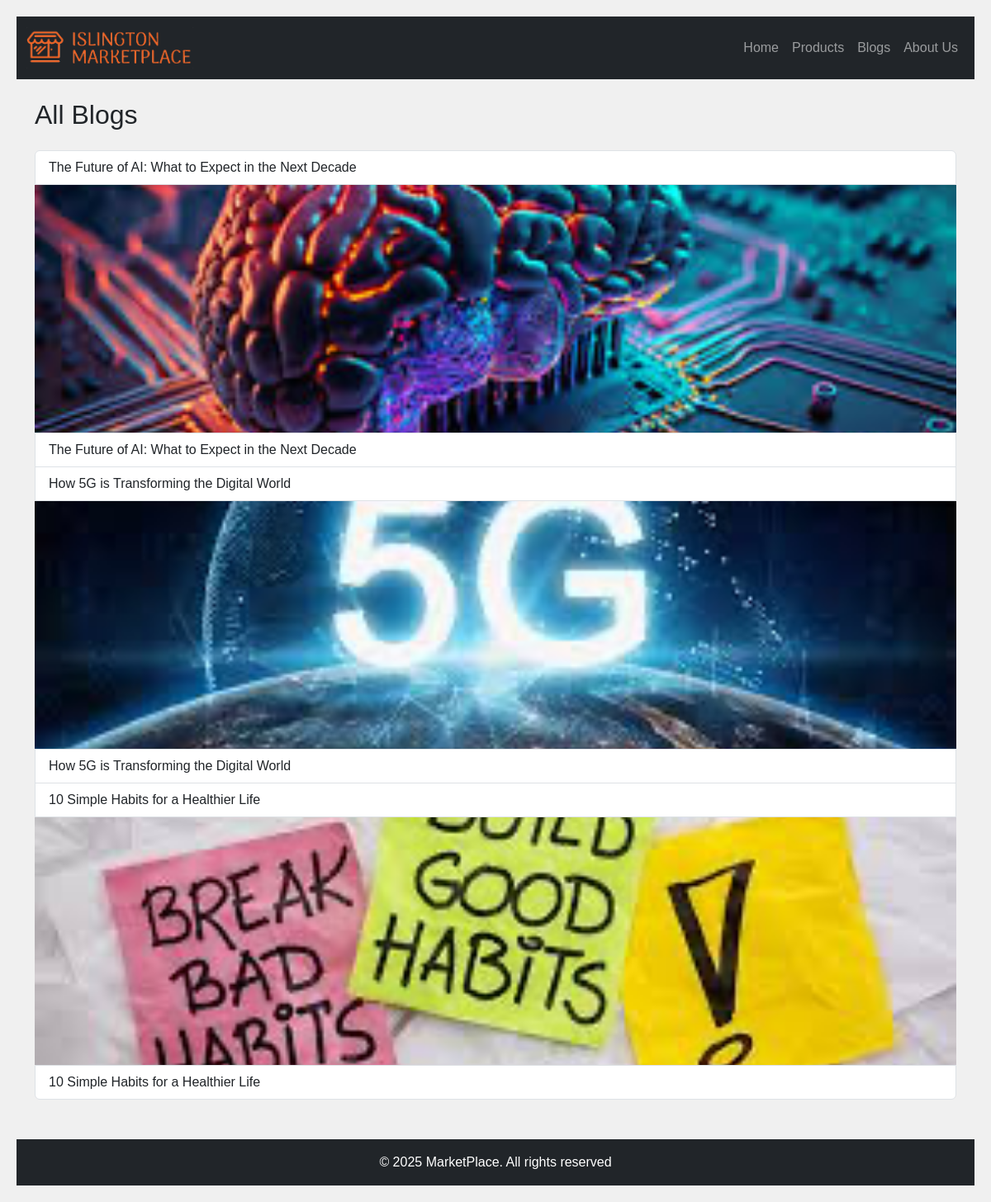
Screenshot of /blog/ with the database file from the repository.
### sitesetting/models.py (models this page shows, shortened)
class SiteSetting(models.Model):
    site_title = models.CharField(max_length=200, default="MarketPlace")
    site_url = models.CharField(max_length=255, blank=True, null=True)
    meta_description = models.TextField(blank=True, null=True)
    meta_keywords = models.CharField(max_length=255, blank=True, null=True)
    logo = models.ImageField(upload_to="photos/logos/", blank=True, null=True)
    favicon = models.ImageField(upload_to="photos/favicons/", blank=True, null=True)
    copyright_text = models.CharField(max_length=255, blank=True, null=True)
    class Meta:
        verbose_name = "Site Setting"
        verbose_name_plural = "Site Settings"

### pages/models.py (models this page shows, shortened)
class Page(models.Model):
    title = models.CharField(max_length=255)
    slug = models.SlugField(unique=True)
    content = models.TextField()
    created_at = models.DateTimeField(default=timezone.now)

### blog/models.py (models this page shows, shortened)
class Blog(models.Model):
    title = models.CharField(max_length = 255)
    author = models.CharField(max_length = 255)
    content = models.TextField()
    category = models.ForeignKey(Category, on_delete = models.CASCADE)
    created_at = models.DateTimeField(default=timezone.now)
    blog_image = models.ImageField(upload_to='blogs/products', blank=True)

### blog/views.py (the view)
# urls.py: path('', views.blog, name = 'blogs'),
def blog(request):
    blogs = Blog.objects.all()
    return render(request, 'blog/blogs.html', {'blogs':blogs})

### pages/context_processors.py (called while the page is built)
def pages_links(request):
    pages = Page.objects.all()
    return {'pages':pages}

### sitesetting/context_processors.py (called while the page is built)
def site_settings(request):
    setting = SiteSetting.objects.first()
    return {'site_setting': setting}

### templates/blog/blogs.html
{% extends 'master/base.html' %}
{% load static %}
{% block content %}
<h2 class="mb-4">All Blogs</h2>
<div class="list-group">
  {% for blog in blogs %}
    <a href="{% url 'blog_detail' blog.pk %}" class="list-group-item list-group-item-action">
      {{ blog.title }}
    </a>
    {% if blog.blog_image %}
        <a href="{% url 'blog_detail' blog.pk %}">
          <img
            src="{{ blog.blog_image.url }}"
            class="card-img-top"
            alt="{{ blog.title }}"
          />
        </a>
        {% else %}
        <img
          src="{% static 'images/default.jpg' %}"
          class="card-img-top"
          alt="No image available"
        />
        {% endif %}
    <a href="{% url 'blog_detail' blog.pk %}" class="list-group-item list-group-item-action">
      {{ blog.title }}
    </a>
  {% endfor %}
</div>
{% endblock %}

### templates/includes/header.html (shortened to what this page needs)
<nav class="navbar navbar-expand-lg navbar-dark bg-dark">
  <div class="container-fluid">
    <a class="navbar-brand" href="{% url 'home' %}">
      {% if site_setting.logo %}
        <img src="{{ site_setting.logo.url }}" alt="Logo"
     style="max-height:50px; width:auto;" class="">
      {% endif %}
    </a>
    <div class="collapse navbar-collapse" id="navbarNav">
      <ul class="navbar-nav ms-auto">
        <li class="nav-item">
          <a class="nav-link" href="{% url 'home' %}">Home</a>
        </li>
        <li class="nav-item">
          <a class="nav-link" href="{% url 'products' %}">Products</a>
        </li>
        <li class="nav-item">
          <a class="nav-link" href="{% url 'blogs' %}">Blogs</a>
        </li>
        {% for page in pages %}
        <li class="nav-item">
          <a class="nav-link" href="{% url 'page_detail' page.slug %}">{{ page.title }}</a>
        </li>
        {% endfor %}
      </ul>
    </div>
  </div>
</nav>

### templates/includes/footer.html
<footer class="bg-dark text-white text-center py-3 mt-5">
  <div class="container">
    <p class="mb-0">{{ site_setting.copyright_text }}</p>
  </div>
</footer>

### static/css/style.css (style rules this page uses)
body { font-family: Arial; background-color: #f0f0f0; padding: 20px; }
.card-img-top { width: 100% ; height: 300px; object-fit: cover; }

### rows the page displays
SiteSetting: logo (picture), copyright_text "© 2025 MarketPlace. All rights reserved"
Page: title "About Us"
Blog: title "The Future of AI: What to Expect in the Next Decade", blog_image (picture)
Blog: title "How 5G is Transforming the Digital World", blog_image (picture)
Blog: title "10 Simple Habits for a Healthier Life", blog_image (picture)
